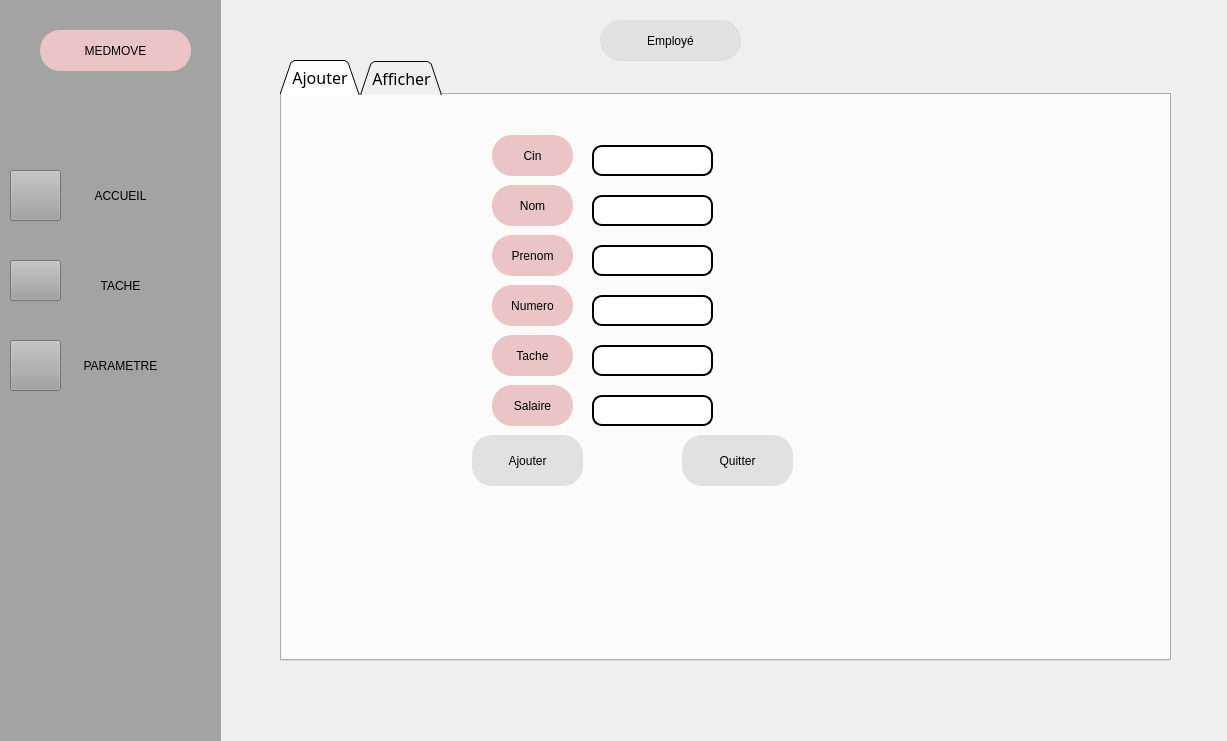
<?xml version="1.0" encoding="UTF-8"?>
<ui version="4.0">
 <class>employe</class>
 <widget class="QDialog" name="employe">
  <property name="geometry">
   <rect>
    <x>0</x>
    <y>0</y>
    <width>1227</width>
    <height>741</height>
   </rect>
  </property>
  <property name="windowTitle">
   <string>Dialog</string>
  </property>
  <widget class="QPushButton" name="pushButton_7">
   <property name="geometry">
    <rect>
     <x>600</x>
     <y>20</y>
     <width>141</width>
     <height>41</height>
    </rect>
   </property>
   <property name="styleSheet">
    <string notr="true">font: 75 8pt &quot;MS Shell Dlg 2&quot;;
border-radius: 20px;
color: black;
padding: 0 8px;
background: #E1E1E1;
font: bold, &quot;Comic Sans MS&quot;;;
text-align:center;</string>
   </property>
   <property name="text">
    <string>Employé</string>
   </property>
  </widget>
  <widget class="QTabWidget" name="tabWidget">
   <property name="geometry">
    <rect>
     <x>280</x>
     <y>60</y>
     <width>891</width>
     <height>601</height>
    </rect>
   </property>
   <property name="font">
    <font>
     <family>Sitka Display</family>
     <pointsize>12</pointsize>
    </font>
   </property>
   <property name="styleSheet">
    <string notr="true">QTabBar::tab {
	border-color: rgb(170, 170, 0);
    background: qlineargradient(x1: 0, y1: 0, x2: 0, y2: 1,
                                stop: 0 #E1E1E1, stop: 0.4 #DDDDDD,
                                stop: 0.5 #D8D8D8, stop: 1.0 #D3D3D3);
    border: 2px solid#C4C4C3;
    border-bottom-color: #C2C7CB; /* same as the pane color */
    border-top-left-radius: 4px;
    border-top-right-radius: 4px;
    min-width:20ex;
    padding: 2px;
     font: bold, &quot;Comic Sans MS&quot;;
}

QTabBar::tab:selec</string>
   </property>
   <property name="tabShape">
    <enum>QTabWidget::Triangular</enum>
   </property>
   <property name="currentIndex">
    <number>0</number>
   </property>
   <widget class="QWidget" name="tab">
    <attribute name="title">
     <string>Ajouter</string>
    </attribute>
    <widget class="QLineEdit" name="salaire">
     <property name="geometry">
      <rect>
       <x>310</x>
       <y>300</y>
       <width>121</width>
       <height>31</height>
      </rect>
     </property>
     <property name="styleSheet">
      <string notr="true">border: 2px solid black;
font: 75 8pt &quot;MS Shell Dlg 2&quot;;
border-radius: 10px;
padding: 0 8px;
background: white;
font: bold, &quot;Comic Sans MS&quot;;;
text-align:center;</string>
     </property>
    </widget>
    <widget class="QPushButton" name="pushButton">
     <property name="geometry">
      <rect>
       <x>210</x>
       <y>40</y>
       <width>81</width>
       <height>41</height>
      </rect>
     </property>
     <property name="styleSheet">
      <string notr="true">font: 75 8pt &quot;MS Shell Dlg 2&quot;;
border-radius: 20px;
color: black;
padding: 0 8px;
background: #ebc5c5;
font: bold, &quot;Comic Sans MS&quot;;;
text-align:center;</string>
     </property>
     <property name="text">
      <string>Cin</string>
     </property>
    </widget>
    <widget class="QPushButton" name="pushButton_2">
     <property name="geometry">
      <rect>
       <x>210</x>
       <y>90</y>
       <width>81</width>
       <height>41</height>
      </rect>
     </property>
     <property name="styleSheet">
      <string notr="true">font: 75 8pt &quot;MS Shell Dlg 2&quot;;
border-radius: 20px;
color: black;
padding: 0 8px;
background: #ebc5c5;
font: bold, &quot;Comic Sans MS&quot;;;
text-align:center;</string>
     </property>
     <property name="text">
      <string>Nom</string>
     </property>
    </widget>
    <widget class="QPushButton" name="pushButton_3">
     <property name="geometry">
      <rect>
       <x>210</x>
       <y>140</y>
       <width>81</width>
       <height>41</height>
      </rect>
     </property>
     <property name="styleSheet">
      <string notr="true">font: 75 8pt &quot;MS Shell Dlg 2&quot;;
border-radius: 20px;
color: black;
padding: 0 8px;
background: #ebc5c5;
font: bold, &quot;Comic Sans MS&quot;;;
text-align:center;</string>
     </property>
     <property name="text">
      <string>Prenom</string>
     </property>
    </widget>
    <widget class="QPushButton" name="pushButton_4">
     <property name="geometry">
      <rect>
       <x>210</x>
       <y>190</y>
       <width>81</width>
       <height>41</height>
      </rect>
     </property>
     <property name="styleSheet">
      <string notr="true">font: 75 8pt &quot;MS Shell Dlg 2&quot;;
border-radius: 20px;
color: black;
padding: 0 8px;
background: #ebc5c5;
font: bold, &quot;Comic Sans MS&quot;;;
text-align:center;</string>
     </property>
     <property name="text">
      <string>Numero</string>
     </property>
    </widget>
    <widget class="QPushButton" name="pushButton_5">
     <property name="geometry">
      <rect>
       <x>210</x>
       <y>240</y>
       <width>81</width>
       <height>41</height>
      </rect>
     </property>
     <property name="styleSheet">
      <string notr="true">font: 75 8pt &quot;MS Shell Dlg 2&quot;;
border-radius: 20px;
color: black;
padding: 0 8px;
background: #ebc5c5;
font: bold, &quot;Comic Sans MS&quot;;;
text-align:center;</string>
     </property>
     <property name="text">
      <string>Tache</string>
     </property>
    </widget>
    <widget class="QPushButton" name="pushButton_6">
     <property name="geometry">
      <rect>
       <x>210</x>
       <y>290</y>
       <width>81</width>
       <height>41</height>
      </rect>
     </property>
     <property name="styleSheet">
      <string notr="true">font: 75 8pt &quot;MS Shell Dlg 2&quot;;
border-radius: 20px;
color: black;
padding: 0 8px;
background: #ebc5c5;
font: bold, &quot;Comic Sans MS&quot;;;
text-align:center;</string>
     </property>
     <property name="text">
      <string>Salaire</string>
     </property>
    </widget>
    <widget class="QPushButton" name="pushButton_8">
     <property name="geometry">
      <rect>
       <x>190</x>
       <y>340</y>
       <width>111</width>
       <height>51</height>
      </rect>
     </property>
     <property name="styleSheet">
      <string notr="true">font: 75 8pt &quot;MS Shell Dlg 2&quot;;
border-radius: 20px;
color: black;
padding: 0 8px;
background: #E1E1E1;
font: bold, &quot;Comic Sans MS&quot;;;
text-align:center;</string>
     </property>
     <property name="text">
      <string>Ajouter</string>
     </property>
    </widget>
    <widget class="QPushButton" name="pushButton_9">
     <property name="geometry">
      <rect>
       <x>400</x>
       <y>340</y>
       <width>111</width>
       <height>51</height>
      </rect>
     </property>
     <property name="styleSheet">
      <string notr="true">font: 75 8pt &quot;MS Shell Dlg 2&quot;;
border-radius: 20px;
color: black;
padding: 0 8px;
background: #E1E1E1;
font: bold, &quot;Comic Sans MS&quot;;;
text-align:center;</string>
     </property>
     <property name="text">
      <string>Quitter</string>
     </property>
    </widget>
    <widget class="QLineEdit" name="tache">
     <property name="geometry">
      <rect>
       <x>310</x>
       <y>250</y>
       <width>121</width>
       <height>31</height>
      </rect>
     </property>
     <property name="styleSheet">
      <string notr="true">border: 2px solid black;
font: 75 8pt &quot;MS Shell Dlg 2&quot;;
border-radius: 10px;
padding: 0 8px;
background: white;
font: bold, &quot;Comic Sans MS&quot;;;
text-align:center;</string>
     </property>
    </widget>
    <widget class="QLineEdit" name="numero">
     <property name="geometry">
      <rect>
       <x>310</x>
       <y>200</y>
       <width>121</width>
       <height>31</height>
      </rect>
     </property>
     <property name="styleSheet">
      <string notr="true">border: 2px solid black;
font: 75 8pt &quot;MS Shell Dlg 2&quot;;
border-radius: 10px;
padding: 0 8px;
background: white;
font: bold, &quot;Comic Sans MS&quot;;;
text-align:center;</string>
     </property>
    </widget>
    <widget class="QLineEdit" name="prenom">
     <property name="geometry">
      <rect>
       <x>310</x>
       <y>150</y>
       <width>121</width>
       <height>31</height>
      </rect>
     </property>
     <property name="styleSheet">
      <string notr="true">border: 2px solid black;
font: 75 8pt &quot;MS Shell Dlg 2&quot;;
border-radius: 10px;
padding: 0 8px;
background: white;
font: bold, &quot;Comic Sans MS&quot;;;
text-align:center;</string>
     </property>
    </widget>
    <widget class="QLineEdit" name="nom">
     <property name="geometry">
      <rect>
       <x>310</x>
       <y>100</y>
       <width>121</width>
       <height>31</height>
      </rect>
     </property>
     <property name="styleSheet">
      <string notr="true">border: 2px solid black;
font: 75 8pt &quot;MS Shell Dlg 2&quot;;
border-radius: 10px;
padding: 0 8px;
background: white;
font: bold, &quot;Comic Sans MS&quot;;;
text-align:center;</string>
     </property>
    </widget>
    <widget class="QLineEdit" name="cin">
     <property name="geometry">
      <rect>
       <x>310</x>
       <y>50</y>
       <width>121</width>
       <height>31</height>
      </rect>
     </property>
     <property name="styleSheet">
      <string notr="true">border: 2px solid black;
font: 75 8pt &quot;MS Shell Dlg 2&quot;;
border-radius: 10px;
padding: 0 8px;
background: white;
font: bold, &quot;Comic Sans MS&quot;;;
text-align:center;</string>
     </property>
    </widget>
   </widget>
   <widget class="QWidget" name="tab_2">
    <attribute name="title">
     <string>Afficher</string>
    </attribute>
    <widget class="QPushButton" name="pushButton_12">
     <property name="geometry">
      <rect>
       <x>500</x>
       <y>60</y>
       <width>101</width>
       <height>41</height>
      </rect>
     </property>
     <property name="styleSheet">
      <string notr="true">font: 75 8pt &quot;MS Shell Dlg 2&quot;;
border-radius: 20px;
color: black;
padding: 0 8px;
background: #ebc5c5;
font: bold, &quot;Comic Sans MS&quot;;;
text-align:center;</string>
     </property>
     <property name="text">
      <string>Statistiques</string>
     </property>
    </widget>
    <widget class="QPushButton" name="pushButton_13">
     <property name="geometry">
      <rect>
       <x>500</x>
       <y>110</y>
       <width>101</width>
       <height>41</height>
      </rect>
     </property>
     <property name="styleSheet">
      <string notr="true">font: 75 8pt &quot;MS Shell Dlg 2&quot;;
border-radius: 20px;
color: black;
padding: 0 8px;
background: #ebc5c5;
font: bold, &quot;Comic Sans MS&quot;;;
text-align:center;</string>
     </property>
     <property name="text">
      <string>Pdf</string>
     </property>
    </widget>
    <widget class="QLineEdit" name="recherche">
     <property name="geometry">
      <rect>
       <x>80</x>
       <y>20</y>
       <width>211</width>
       <height>21</height>
      </rect>
     </property>
     <property name="styleSheet">
      <string notr="true">border: 2px solid black;
font: 75 8pt &quot;MS Shell Dlg 2&quot;;
border-radius: 10px;
padding: 0 8px;
background: white;
font: bold, &quot;Comic Sans MS&quot;;;
text-align:center;</string>
     </property>
     <property name="text">
      <string/>
     </property>
    </widget>
    <widget class="QPushButton" name="pushButton_17">
     <property name="geometry">
      <rect>
       <x>300</x>
       <y>10</y>
       <width>31</width>
       <height>31</height>
      </rect>
     </property>
     <property name="styleSheet">
      <string notr="true">
background-image: url(:/image/search (1).svg);</string>
     </property>
     <property name="text">
      <string/>
     </property>
    </widget>
    <widget class="QTableView" name="view">
     <property name="geometry">
      <rect>
       <x>0</x>
       <y>60</y>
       <width>491</width>
       <height>291</height>
      </rect>
     </property>
     <property name="styleSheet">
      <string notr="true">background: rgb(255, 255, 255);</string>
     </property>
    </widget>
    <widget class="QPushButton" name="pushButton_27">
     <property name="geometry">
      <rect>
       <x>630</x>
       <y>160</y>
       <width>61</width>
       <height>41</height>
      </rect>
     </property>
     <property name="styleSheet">
      <string notr="true">font: 75 8pt &quot;MS Shell Dlg 2&quot;;
border-radius: 20px;
color: black;
padding: 0 8px;
background: #ebc5c5;
font: bold, &quot;Comic Sans MS&quot;;;
text-align:center;</string>
     </property>
     <property name="text">
      <string>Numero</string>
     </property>
    </widget>
    <widget class="QPushButton" name="pushButton_23">
     <property name="geometry">
      <rect>
       <x>630</x>
       <y>210</y>
       <width>61</width>
       <height>41</height>
      </rect>
     </property>
     <property name="styleSheet">
      <string notr="true">font: 75 8pt &quot;MS Shell Dlg 2&quot;;
border-radius: 20px;
color: black;
padding: 0 8px;
background: #ebc5c5;
font: bold, &quot;Comic Sans MS&quot;;;
text-align:center;</string>
     </property>
     <property name="text">
      <string>Tache</string>
     </property>
    </widget>
    <widget class="QLineEdit" name="tache1">
     <property name="geometry">
      <rect>
       <x>700</x>
       <y>210</y>
       <width>121</width>
       <height>31</height>
      </rect>
     </property>
     <property name="styleSheet">
      <string notr="true">border: 2px solid black;
font: 75 8pt &quot;MS Shell Dlg 2&quot;;
border-radius: 10px;
padding: 0 8px;
background: white;
font: bold, &quot;Comic Sans MS&quot;;;
text-align:center;</string>
     </property>
    </widget>
    <widget class="QPushButton" name="pushButton_28">
     <property name="geometry">
      <rect>
       <x>590</x>
       <y>380</y>
       <width>31</width>
       <height>31</height>
      </rect>
     </property>
     <property name="styleSheet">
      <string notr="true">background-image: url(:/image/trash-2 (1).svg);</string>
     </property>
     <property name="text">
      <string/>
     </property>
    </widget>
    <widget class="QLineEdit" name="salaire1">
     <property name="geometry">
      <rect>
       <x>700</x>
       <y>260</y>
       <width>121</width>
       <height>31</height>
      </rect>
     </property>
     <property name="styleSheet">
      <string notr="true">border: 2px solid black;
font: 75 8pt &quot;MS Shell Dlg 2&quot;;
border-radius: 10px;
padding: 0 8px;
background: white;
font: bold, &quot;Comic Sans MS&quot;;;
text-align:center;</string>
     </property>
    </widget>
    <widget class="QLineEdit" name="nom1">
     <property name="geometry">
      <rect>
       <x>700</x>
       <y>60</y>
       <width>121</width>
       <height>31</height>
      </rect>
     </property>
     <property name="styleSheet">
      <string notr="true">border: 2px solid black;
font: 75 8pt &quot;MS Shell Dlg 2&quot;;
border-radius: 10px;
padding: 0 8px;
background: white;
font: bold, &quot;Comic Sans MS&quot;;;
text-align:center;</string>
     </property>
    </widget>
    <widget class="QPushButton" name="pushButton_22">
     <property name="geometry">
      <rect>
       <x>630</x>
       <y>10</y>
       <width>61</width>
       <height>41</height>
      </rect>
     </property>
     <property name="styleSheet">
      <string notr="true">font: 75 8pt &quot;MS Shell Dlg 2&quot;;
border-radius: 20px;
color: black;
padding: 0 8px;
background: #ebc5c5;
font: bold, &quot;Comic Sans MS&quot;;;
text-align:center;</string>
     </property>
     <property name="text">
      <string>Cin</string>
     </property>
    </widget>
    <widget class="QPushButton" name="pushButton_24">
     <property name="geometry">
      <rect>
       <x>630</x>
       <y>260</y>
       <width>61</width>
       <height>41</height>
      </rect>
     </property>
     <property name="styleSheet">
      <string notr="true">font: 75 8pt &quot;MS Shell Dlg 2&quot;;
border-radius: 20px;
color: black;
padding: 0 8px;
background: #ebc5c5;
font: bold, &quot;Comic Sans MS&quot;;;
text-align:center;</string>
     </property>
     <property name="text">
      <string>Salaire</string>
     </property>
    </widget>
    <widget class="QLineEdit" name="prenom1">
     <property name="geometry">
      <rect>
       <x>700</x>
       <y>110</y>
       <width>121</width>
       <height>31</height>
      </rect>
     </property>
     <property name="styleSheet">
      <string notr="true">border: 2px solid black;
font: 75 8pt &quot;MS Shell Dlg 2&quot;;
border-radius: 10px;
padding: 0 8px;
background: white;
font: bold, &quot;Comic Sans MS&quot;;;
text-align:center;</string>
     </property>
    </widget>
    <widget class="QLineEdit" name="numero1">
     <property name="geometry">
      <rect>
       <x>700</x>
       <y>160</y>
       <width>121</width>
       <height>31</height>
      </rect>
     </property>
     <property name="styleSheet">
      <string notr="true">border: 2px solid black;
font: 75 8pt &quot;MS Shell Dlg 2&quot;;
border-radius: 10px;
padding: 0 8px;
background: white;
font: bold, &quot;Comic Sans MS&quot;;;
text-align:center;</string>
     </property>
    </widget>
    <widget class="QPushButton" name="pushButton_25">
     <property name="geometry">
      <rect>
       <x>630</x>
       <y>60</y>
       <width>61</width>
       <height>41</height>
      </rect>
     </property>
     <property name="styleSheet">
      <string notr="true">font: 75 8pt &quot;MS Shell Dlg 2&quot;;
border-radius: 20px;
color: black;
padding: 0 8px;
background: #ebc5c5;
font: bold, &quot;Comic Sans MS&quot;;;
text-align:center;</string>
     </property>
     <property name="text">
      <string>Nom</string>
     </property>
    </widget>
    <widget class="QLineEdit" name="cin1">
     <property name="geometry">
      <rect>
       <x>700</x>
       <y>10</y>
       <width>121</width>
       <height>31</height>
      </rect>
     </property>
     <property name="styleSheet">
      <string notr="true">border: 2px solid black;
font: 75 8pt &quot;MS Shell Dlg 2&quot;;
border-radius: 10px;
padding: 0 8px;
background: white;
font: bold, &quot;Comic Sans MS&quot;;;
text-align:center;</string>
     </property>
    </widget>
    <widget class="QPushButton" name="pushButton_26">
     <property name="geometry">
      <rect>
       <x>630</x>
       <y>110</y>
       <width>61</width>
       <height>41</height>
      </rect>
     </property>
     <property name="styleSheet">
      <string notr="true">font: 75 8pt &quot;MS Shell Dlg 2&quot;;
border-radius: 20px;
color: black;
padding: 0 8px;
background: #ebc5c5;
font: bold, &quot;Comic Sans MS&quot;;;
text-align:center;</string>
     </property>
     <property name="text">
      <string>Prenom</string>
     </property>
    </widget>
    <widget class="QPushButton" name="pushButton_29">
     <property name="geometry">
      <rect>
       <x>760</x>
       <y>310</y>
       <width>41</width>
       <height>31</height>
      </rect>
     </property>
     <property name="styleSheet">
      <string notr="true">background-image: url(:/image/save (1).svg);</string>
     </property>
     <property name="text">
      <string/>
     </property>
    </widget>
    <widget class="QPushButton" name="pushButton_30">
     <property name="geometry">
      <rect>
       <x>360</x>
       <y>370</y>
       <width>61</width>
       <height>41</height>
      </rect>
     </property>
     <property name="styleSheet">
      <string notr="true">font: 75 8pt &quot;MS Shell Dlg 2&quot;;
border-radius: 20px;
color: black;
padding: 0 8px;
background: #ebc5c5;
font: bold, &quot;Comic Sans MS&quot;;;
text-align:center;</string>
     </property>
     <property name="text">
      <string>Cin</string>
     </property>
    </widget>
    <widget class="QLineEdit" name="cin_1">
     <property name="geometry">
      <rect>
       <x>440</x>
       <y>380</y>
       <width>121</width>
       <height>31</height>
      </rect>
     </property>
     <property name="styleSheet">
      <string notr="true">border: 2px solid black;
font: 75 8pt &quot;MS Shell Dlg 2&quot;;
border-radius: 10px;
padding: 0 8px;
background: white;
font: bold, &quot;Comic Sans MS&quot;;;
text-align:center;</string>
     </property>
    </widget>
    <widget class="QPushButton" name="pushButton_31">
     <property name="geometry">
      <rect>
       <x>500</x>
       <y>160</y>
       <width>101</width>
       <height>41</height>
      </rect>
     </property>
     <property name="styleSheet">
      <string notr="true">font: 75 8pt &quot;MS Shell Dlg 2&quot;;
border-radius: 20px;
color: black;
padding: 0 8px;
background: #ebc5c5;
font: bold, &quot;Comic Sans MS&quot;;;
text-align:center;</string>
     </property>
     <property name="text">
      <string>Tri </string>
     </property>
    </widget>
    <widget class="QTextEdit" name="textEdit">
     <property name="geometry">
      <rect>
       <x>0</x>
       <y>359</y>
       <width>16</width>
       <height>16</height>
      </rect>
     </property>
    </widget>
    <widget class="QComboBox" name="comboBox">
     <property name="geometry">
      <rect>
       <x>520</x>
       <y>210</y>
       <width>62</width>
       <height>22</height>
      </rect>
     </property>
     <property name="styleSheet">
      <string notr="true">font: 75 8pt &quot;MS Shell Dlg 2&quot;;
border-radius: 20px;
color: black;
padding: 0 8px;
background: #ebc5c5;
font: bold, &quot;Comic Sans MS&quot;;;
text-align:center;</string>
     </property>
     <item>
      <property name="text">
       <string>Nom</string>
      </property>
     </item>
     <item>
      <property name="text">
       <string>Prenom</string>
      </property>
     </item>
     <item>
      <property name="text">
       <string>Salaire</string>
      </property>
     </item>
    </widget>
    <widget class="QPushButton" name="local">
     <property name="geometry">
      <rect>
       <x>500</x>
       <y>250</y>
       <width>101</width>
       <height>41</height>
      </rect>
     </property>
     <property name="styleSheet">
      <string notr="true">font: 75 8pt &quot;MS Shell Dlg 2&quot;;
border-radius: 20px;
color: black;
padding: 0 8px;
background: #ebc5c5;
font: bold, &quot;Comic Sans MS&quot;;;
text-align:center;</string>
     </property>
     <property name="text">
      <string>Localisation</string>
     </property>
    </widget>
   </widget>
  </widget>
  <widget class="QWidget" name="widget_2" native="true">
   <property name="geometry">
    <rect>
     <x>0</x>
     <y>0</y>
     <width>221</width>
     <height>821</height>
    </rect>
   </property>
   <property name="styleSheet">
    <string notr="true">
background-color: rgb(163, 163, 163);</string>
   </property>
   <widget class="QPushButton" name="pushButton_10">
    <property name="geometry">
     <rect>
      <x>10</x>
      <y>170</y>
      <width>51</width>
      <height>51</height>
     </rect>
    </property>
    <property name="styleSheet">
     <string notr="true">background-image: url(:/image/home (1).svg);</string>
    </property>
    <property name="text">
     <string/>
    </property>
   </widget>
   <widget class="QPushButton" name="pushButton_14">
    <property name="geometry">
     <rect>
      <x>70</x>
      <y>160</y>
      <width>101</width>
      <height>71</height>
     </rect>
    </property>
    <property name="styleSheet">
     <string notr="true">border-radius: 30px;

color: black;
padding: 0 8px;
background-color: rgb(163, 163, 163);
font: bold, &quot;Comic Sans MS&quot;;;
text-align:center;</string>
    </property>
    <property name="text">
     <string>ACCUEIL</string>
    </property>
   </widget>
   <widget class="QPushButton" name="pushButton_16">
    <property name="geometry">
     <rect>
      <x>10</x>
      <y>260</y>
      <width>51</width>
      <height>41</height>
     </rect>
    </property>
    <property name="styleSheet">
     <string notr="true">
background-image: url(:/image/align-justify.svg);</string>
    </property>
    <property name="text">
     <string/>
    </property>
   </widget>
   <widget class="QPushButton" name="pushButton_18">
    <property name="geometry">
     <rect>
      <x>70</x>
      <y>250</y>
      <width>101</width>
      <height>71</height>
     </rect>
    </property>
    <property name="styleSheet">
     <string notr="true">border-radius: 30px;

color: black;
padding: 0 8px;
background-color: rgb(163, 163, 163);
font: bold, &quot;Comic Sans MS&quot;;;
text-align:center;</string>
    </property>
    <property name="text">
     <string>TACHE</string>
    </property>
   </widget>
   <widget class="QPushButton" name="pushButton_19">
    <property name="geometry">
     <rect>
      <x>70</x>
      <y>330</y>
      <width>101</width>
      <height>71</height>
     </rect>
    </property>
    <property name="styleSheet">
     <string notr="true">border-radius: 30px;

color: black;
padding: 0 8px;
background-color: rgb(163, 163, 163);
font: bold, &quot;Comic Sans MS&quot;;;
text-align:center;</string>
    </property>
    <property name="text">
     <string>PARAMETRE</string>
    </property>
   </widget>
   <widget class="QPushButton" name="pushButton_20">
    <property name="geometry">
     <rect>
      <x>10</x>
      <y>340</y>
      <width>51</width>
      <height>51</height>
     </rect>
    </property>
    <property name="styleSheet">
     <string notr="true">background-image: url(:/image/settings.svg);</string>
    </property>
    <property name="text">
     <string/>
    </property>
   </widget>
   <widget class="QPushButton" name="pushButton_21">
    <property name="geometry">
     <rect>
      <x>40</x>
      <y>30</y>
      <width>151</width>
      <height>41</height>
     </rect>
    </property>
    <property name="styleSheet">
     <string notr="true">font: 75 8pt &quot;MS Shell Dlg 2&quot;;
border-radius: 20px;
color: black;
padding: 0 8px;
background: #ebc5c5;
font: bold, &quot;Comic Sans MS&quot;;;
text-align:center;</string>
    </property>
    <property name="text">
     <string>MEDMOVE</string>
    </property>
   </widget>
  </widget>
 </widget>
 <resources/>
 <connections/>
</ui>
